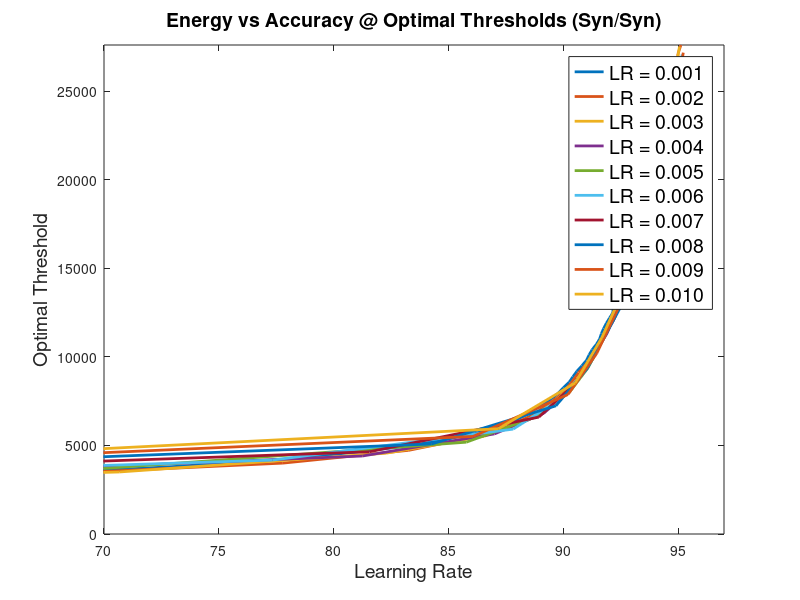

Recreate this plot in MATLAB.
acc_lr_001 = [10.563333333334171,10.950000000000898,13.528333333334635,23.716666666661336,28.456666666657025,37.473333333315495,52.17499999996879,65.82333333328971,72.78833333328338,77.70999999994557,80.7549999999428,83.21666666660722,84.82666666660576,86.15166666660456,87.06333333327039,87.79333333326973,88.31666666660259,88.71999999993555,89.14166666660184,89.49166666660152,89.77833333326792,90.00666666660105,90.25833333326749,90.42166666660067,90.59166666660052,90.80666666660032,91.01166666660014,91.12499999993337,91.25833333326658,91.44499999993307,91.58333333326628,91.65833333326621,91.75666666659946,91.87999999993268,92.01999999993255,92.16166666659909,92.16833333326575,92.32166666659894,92.35166666659892,92.49833333326545,92.53166666659875,92.68499999993195,92.73333333326524,92.8399999999318,92.92999999993172,92.988333333265,93.05833333326494,93.06166666659827,93.1366666665982,93.26666666659808,93.33833333326469,93.38499999993131,93.44999999993125,93.55666666659782,93.58833333326446,93.65999999993106,93.70166666659769,93.75499999993097,93.79833333326427,93.87999999993086,93.9399999999308,94.04666666659737,94.00499999993075,94.07666666659735,94.14333333326395,94.14833333326395,94.21333333326389,94.23833333326387,94.29833333326381,94.35833333326376,94.39166666659706,94.43999999993035,94.44833333326368,94.46499999993033,94.5666666665969,94.63499999993017,94.6483333332635,94.68666666659679,94.72999999993009,94.76666666659672,94.81999999993,94.87999999992995,94.88833333326328,94.92833333326324,94.96666666659654,94.9399999999299,95.02666666659648]
acc_lr_002 = [10.461666666667488,21.21666666666361,36.149999999983365,64.60999999995748,77.7899999999455,83.26833333327384,85.79333333327155,87.51999999993664,88.60333333326899,89.319999999935,89.93166666660112,90.33166666660075,90.66999999993378,91.06333333326675,91.36666666659981,91.6016666665996,91.83999999993272,92.02166666659922,92.26999999993232,92.37833333326556,92.54333333326541,92.68833333326528,92.83666666659848,93.01833333326498,93.04499999993162,93.22333333326479,93.361666666598,93.45499999993125,93.56499999993115,93.719999999931,93.77166666659762,93.87666666659753,93.9883333332641,94.0549999999307,94.11666666659731,94.25333333326385,94.3516666665971,94.39333333326373,94.47499999993032,94.60333333326354,94.60333333326354,94.7533333332634,94.78999999993003,94.85999999992997,94.99999999992984,94.99166666659652,95.12333333326306]
acc_lr_003 = [13.126666666667905,35.03499999998438,70.66499999995197,82.30333333327472,86.55333333327086,88.45999999993579,89.47166666660154,90.24666666660083,90.85166666660028,91.23999999993326,91.62499999993291,91.93499999993263,92.1799999999324,92.50333333326545,92.67499999993196,92.92833333326506,93.12833333326488,93.24333333326477,93.52333333326452,93.61666666659777,93.81833333326425,93.97333333326411,94.0499999999307,94.17499999993059,94.30499999993047,94.42999999993036,94.6099999999302,94.74333333326341,94.82499999993,94.93166666659657,95.09166666659642]
acc_lr_004 = [17.17833333333395,54.369999999966794,81.25666666660901,87.00499999993711,89.14999999993516,90.13666666660093,90.83333333326696,91.37166666659981,91.90666666659932,92.24666666659901,92.59499999993203,92.84666666659847,93.12833333326488,93.35833333326467,93.63499999993108,93.86499999993087,94.05166666659737,94.17333333326393,94.39166666659706,94.54666666659692,94.69333333326345,94.87166666659662,95.0116666665965]
acc_lr_005 = [20.784999999997336,69.18333333328665,85.77499999993823,88.8466666666021,90.27166666660081,91.07333333326675,91.62333333326625,92.13166666659912,92.53333333326542,92.95833333326503,93.30333333326472,93.5716666665978,93.89166666659752,94.07999999993068,94.29333333326382,94.53666666659693,94.77833333326338,94.85499999992997,95.03499999992981]
acc_lr_006 = [25.734999999992834,77.32999999994591,87.81666666660304,89.85333333326786,90.94833333326686,91.61333333326625,92.16833333326575,92.68833333326528,93.10499999993156,93.52999999993118,93.8399999999309,94.09166666659733,94.32666666659712,94.59499999993021,94.7816666665967,94.99999999992984,95.17833333326301]
acc_lr_007 = [31.67833333332076,81.5583333332754,88.93666666660202,90.51166666660059,91.40333333326645,92.21499999993237,92.75333333326522,93.23833333326478,93.729999999931,94.04833333326404,94.36166666659709,94.55833333326358,94.87333333326329,95.0449999999298]
acc_lr_008 = [36.651666666649575,84.26666666660627,89.67999999993468,91.0466666666001,91.898333333266,92.71833333326525,93.19999999993148,93.72166666659767,94.16666666659727,94.4283333332637,94.71833333326343,95.0066666665965]
acc_lr_009 = [41.15166666664548,86.07166666660463,90.2049999999342,91.45666666659973,92.27333333326565,93.08999999993158,93.52999999993118,93.94666666659747,94.36999999993041,94.64499999993016,94.95499999992988,95.2266666665963]
acc_lr_010 = [45.08333333330857,87.16999999993696,90.52166666660058,91.67666666659953,92.52666666659876,93.22166666659813,93.6916666665977,94.12833333326397,94.50499999993029,94.76166666659672,95.06333333326312]
    
e_lr_001 = [287.23757077543974, 621.0092345810791, 993.6748913486409, 1442.717936594484, 1873.2614416146907, 2337.926853592231, 2851.3801762936005, 3338.952976152551, 3786.177887185204, 4200.262402651373, 4592.817309085584, 4968.84840069974, 5328.410117785612, 5673.715533441898, 6012.421799541214, 6347.333736725758, 6673.397935841929, 6995.253937580259, 7314.55508228829, 7632.127044502615, 7942.232415618381, 8256.403898428109, 8570.132081345682, 8877.877201985904, 9184.788769137454, 9492.703366025697, 9801.535304375018, 10108.219481477225, 10406.976708929786, 10709.85516248813, 11010.67364273905, 11303.98859661082, 11600.604861998494, 11905.604821675048, 12200.48404284651, 12497.959001696478, 12791.451630468662, 13083.297535429858, 13380.323019460558, 13669.683547088569, 13966.6076021123, 14257.675420218991, 14545.88476280544, 14843.018732788329, 15131.881978253645, 15420.018381986132, 15706.82383942886, 15992.726146582547, 16280.828152599383, 16565.727313587897, 16846.92316046805, 17129.89049620831, 17411.58565921527, 17692.973148400444, 17972.52826667602, 18252.33480863228, 18527.947271444722, 18807.87106140874, 19082.315235638485, 19357.146740052038, 19631.050575304085, 19906.240241565483, 20181.84160473193, 20454.862201099237, 20735.51245769075, 21012.497199364887, 21285.943678205444, 21558.42255946191, 21834.277413530002, 22105.737078299724, 22371.13214653322, 22636.84632222162, 22906.894815758522, 23175.137250107808, 23449.96420701557, 23724.83590933489, 23992.14018233613, 24259.548934780007, 24521.669941805056, 24780.943491594895, 25046.692970814078, 25307.85072548744, 25572.18908307766, 25838.07335828731, 26102.071436229082, 26363.877363944364, 26622.28140820783]
e_lr_002 = [582.2606780110771, 1387.6521538340915, 2264.6738111989525, 3207.597293775918, 4001.8948655629074, 4724.267235771325, 5389.620564916237, 6037.013076279435, 6677.095729428619, 7292.005535353264, 7902.898599857917, 8509.319106343653, 9101.881905581422, 9685.40706712718, 10271.73263292549, 10855.67147176145, 11430.625835646679, 12007.265875885481, 12574.042289311883, 13143.048285265064, 13710.046056940726, 14273.723916549243, 14834.957208601549, 15390.6762883967, 15946.680850769435, 16502.77888585267, 17058.47675648886, 17611.11207578398, 18151.68346118, 18694.831800328753, 19229.09006166585, 19754.054513191986, 20291.609253962823, 20831.407564294892, 21363.34775314633, 21892.91667836935, 22422.843651230032, 22942.828080630803, 23472.96435099015, 23989.926369544646, 24516.35455555682, 25033.285295673944, 25541.2151454188, 26068.97100161871, 26583.66915640548, 27098.891414649184, 27607.109729244872]
e_lr_003 = [938.3798707838962, 2203.5008916199117, 3501.232301670899, 4565.380243419952, 5517.432712116234, 6438.838621261292, 7313.349592050948, 8199.272204047707, 9081.728003547518, 9936.884291573215, 10790.580227341112, 11638.648087849506, 12470.333213330528, 13293.386387698467, 14116.828362402935, 14937.340073479387, 15744.836629719428, 16555.476146860503, 17348.055507302357, 18149.45270304237, 18941.462122215416, 19726.83881973348, 20512.278278134767, 21280.704992130846, 22056.718706118605, 22823.945852596225, 23590.72918734525, 24351.898765697908, 25097.41088007413, 25843.0727895255, 26571.515147301187]
e_lr_004 = [1303.2697341221092, 2993.097567307721, 4404.098266170124, 5651.482968711409, 6810.9275872017415, 7964.37875938873, 9072.20384262527, 10200.445341892877, 11328.095156810277, 12417.355432337628, 13502.362590440023, 14582.634259823006, 15644.612883453561, 16688.897106554425, 17731.54740069432, 18766.03814053274, 19791.222382054206, 20813.49431016921, 21819.722720681533, 22826.71386716655, 23820.94669127281, 24807.70593860645, 25798.25400850983]
e_lr_005 = [1655.0543300252723, 3622.7595324110653, 5183.0175723889815, 6630.055236896014, 8005.173804331742, 9374.301856571099, 10707.243569535203, 12059.126325851606, 13410.46901034631, 14710.916695975093, 15999.66996716163, 17275.657339154728, 18542.316279076997, 19776.854510055484, 21008.20394233092, 22231.213915593074, 23441.53978851914, 24657.670013046187, 25838.093462253117]
e_lr_006 = [2057.047575308099, 4172.531058408557, 5920.281094222662, 7596.225810159734, 9204.762872909056, 10803.318827803067, 12357.758805210728, 13926.774513351738, 15492.371601873148, 16993.4284209814, 18477.850576232453, 19941.548729652477, 21399.65730801383, 22829.320017235797, 24259.37380419143, 25675.478107165596, 27074.10766532601]
e_lr_007 = [2386.0469595906256, 4641.2345675847155, 6599.65975011224, 8503.274654404051, 10327.367068596493, 12129.51762028096, 13886.17511664437, 15650.190446254399, 17404.97973076059, 19093.540462817786, 20761.5328859884, 22420.064757626762, 24056.322251134516, 25664.606800674064]
e_lr_008 = [2680.0820244772976, 5082.37809583064, 7236.039471758277, 9346.225620516254, 11368.01448722018, 13357.440132425243, 15291.376559055412, 17240.993036748543, 19188.11977314355, 21057.46214439774, 22904.529515793372, 24745.94158478394]
e_lr_009 = [2945.676341401399, 5509.377645673493, 7875.3785201685405, 10194.748121077306, 12421.954852033012, 14598.795741696444, 16738.040978710324, 18881.566583942244, 21036.106736363614, 23102.414824263727, 25133.772435738465, 27175.384878331977]
e_lr_010 = [3190.801271423737, 5942.100441479732, 8529.286345614659, 11072.673624090356, 13499.68215192611, 15875.83637561404, 18235.23993755654, 20596.2284169073, 22976.58161058665, 25272.50995626592, 27523.479095665025]

plot(acc_lr_001, e_lr_001, 'linewidth', 2)
hold on
plot(acc_lr_002, e_lr_002, 'linewidth', 2)
hold on
plot(acc_lr_003, e_lr_003, 'linewidth', 2)
hold on
plot(acc_lr_004, e_lr_004, 'linewidth', 2)
hold on
plot(acc_lr_005, e_lr_005, 'linewidth', 2)
hold on
plot(acc_lr_006, e_lr_006, 'linewidth', 2)
hold on
plot(acc_lr_007, e_lr_007, 'linewidth', 2)
hold on
plot(acc_lr_008, e_lr_008, 'linewidth', 2)
hold on
plot(acc_lr_009, e_lr_009, 'linewidth', 2)
hold on
plot(acc_lr_010, e_lr_010, 'linewidth', 2)
axis([70 97 0 Inf])
legend({'LR = 0.001', 'LR = 0.002', 'LR = 0.003', 'LR = 0.004', 'LR = 0.005', 'LR = 0.006', 'LR = 0.007', 'LR = 0.008', 'LR = 0.009', 'LR = 0.010'}, 'fontsize', 14)

title('Energy vs Accuracy @ Optimal Thresholds (Syn/Syn)','fontsize', 14)
xlabel('Learning Rate', 'fontsize', 14)
ylabel('Optimal Threshold', 'fontsize', 14)